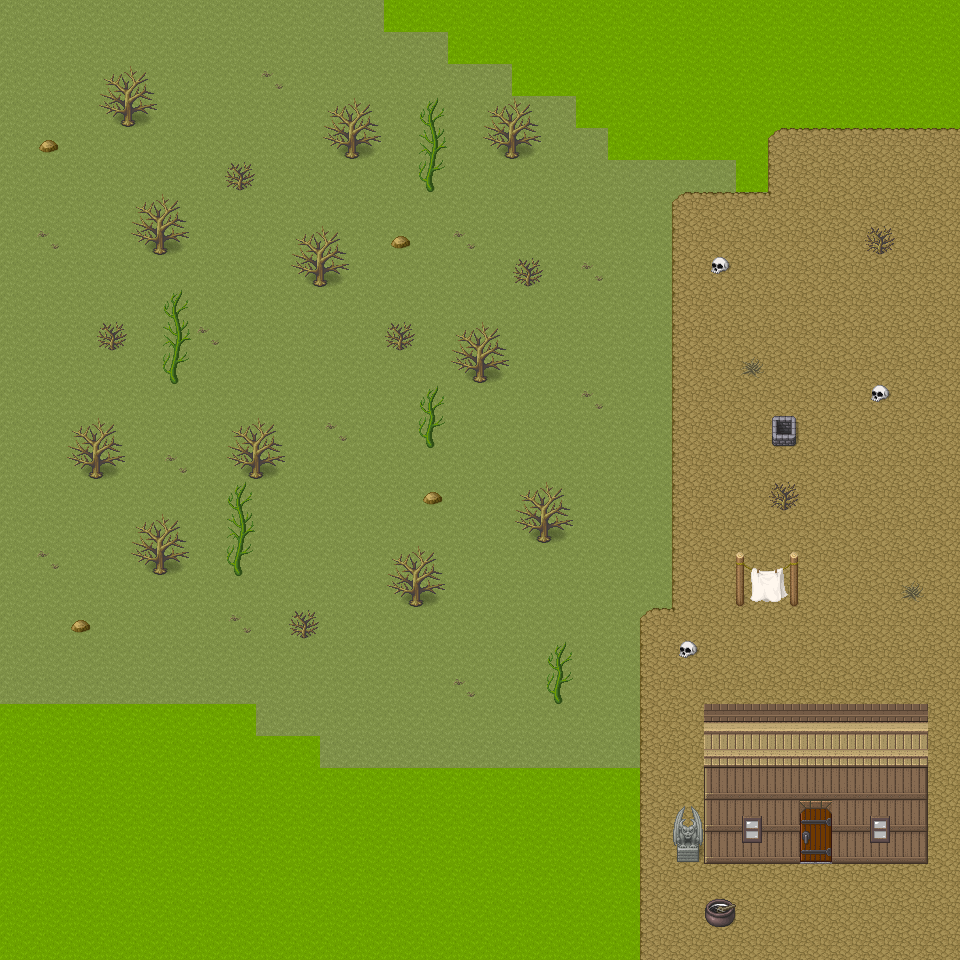

Rendered tile map (Tiled .tmx) drawn with the repository's tilesets; below, a short description and the map source with its tile grids summarised:
An orthogonal 30x30 tile map with 32x32 px tiles, 9 tile layers (Ground, Beach, Riser, Flowers, ...).

<map version="1.5" tiledversion="1.7.2" orientation="orthogonal" renderorder="right-down" width="30" height="30" tilewidth="32" tileheight="32" infinite="0" nextlayerid="10" nextobjectid="1">
 <tileset firstgid="1" name="Base" tilewidth="32" tileheight="32" tilecount="1064" columns="8">
  <image source="Tilesets/Base.png" width="256" height="4256" />
 </tileset>
 <layer id="1" name="Ground" width="30" height="30">
  <data>[900 cells, 900 non-empty, 2 distinct tile ids]</data>
 </layer>
 <layer id="9" name="Beach" width="30" height="30">
  <data>[900 cells, 0 non-empty, 0 distinct tile ids]</data>
 </layer>
 <layer id="8" name="Riser" width="30" height="30">
  <data>[900 cells, 239 non-empty, 5 distinct tile ids]</data>
 </layer>
 <layer id="7" name="Flowers" width="30" height="30">
  <data>[900 cells, 13 non-empty, 2 distinct tile ids]</data>
 </layer>
 <layer id="6" name="Buildings" width="30" height="30">
  <data>[900 cells, 35 non-empty, 9 distinct tile ids]</data>
 </layer>
 <layer id="5" name="Building Props" width="30" height="30">
  <data>[900 cells, 6 non-empty, 4 distinct tile ids]</data>
 </layer>
 <layer id="4" name="Door" width="30" height="30">
  <data>[900 cells, 2 non-empty, 2 distinct tile ids]</data>
 </layer>
 <layer id="3" name="Door 2" width="30" height="30">
  <data>[900 cells, 1 non-empty, 1 distinct tile ids]</data>
 </layer>
 <layer id="2" name="Props" width="30" height="30">
  <data>[900 cells, 77 non-empty, 16 distinct tile ids]</data>
 </layer>
</map>
